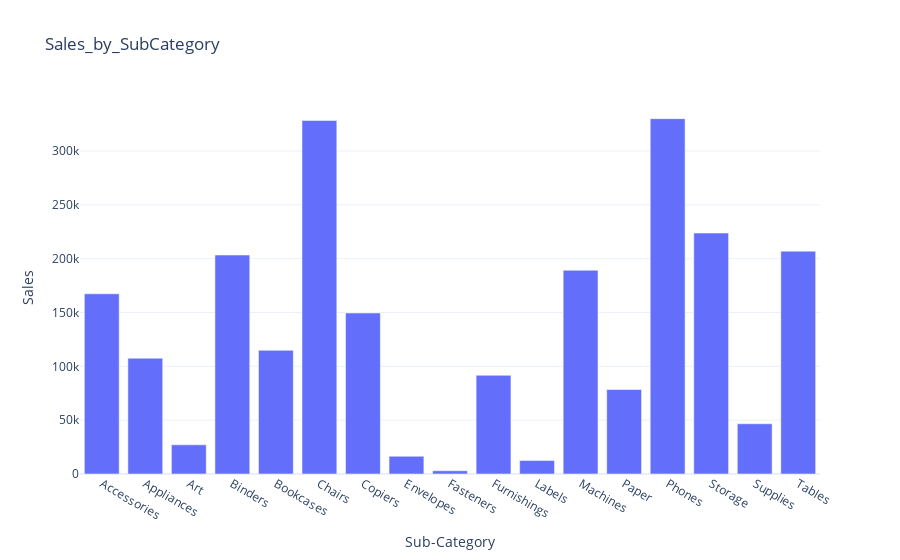

Here is the notebook cell this chart was saved with:
### Code cell
sales_by_subcategory=data.groupby('Sub-Category')['Sales'].sum().reset_index()
fig=px.bar(sales_by_subcategory,
           x='Sub-Category',
           y='Sales',
           title='Sales_by_SubCategory')
fig.show()

### Figure 1 — Plotly figure (JSON) as saved in the notebook; plotly's stock layout.template omitted (floating-point values rounded to 4 significant figures)
{"data": [{"alignmentgroup": "True", "hovertemplate": "Sub-Category=%{x}<br>Sales=%{y}<extra></extra>", "legendgroup": "", "marker": {"color": "#636efa", "pattern": {"shape": ""}}, "name": "", "offsetgroup": "", "orientation": "v", "showlegend": false, "textposition": "auto", "type": "bar", "x": ["Accessories", "Appliances", "Art", "Binders", "Bookcases", "Chairs", "Copiers", "Envelopes", "Fasteners", "Furnishings", "Labels", "Machines", "Paper", "Phones", "Storage", "Supplies", "Tables"], "xaxis": "x", "y": [167400.0, 107500.0, 27120.0, 203400.0, 114900.0, 328400.0, 149500.0, 16480.0, 3024.0, 91710.0, 12490.0, 189200.0, 78480.0, 330000.0, 223800.0, 46670.0, 207000.0], "yaxis": "y"}], "layout": {"autosize": true, "barmode": "relative", "legend": {"tracegroupgap": 0}, "title": {"text": "Sales_by_SubCategory"}, "xaxis": {"anchor": "y", "autorange": true, "domain": [0, 1], "range": [-0.5, 16.5], "title": {"text": "Sub-Category"}, "type": "category"}, "yaxis": {"anchor": "x", "autorange": true, "domain": [0, 1], "range": [0, 347400.0], "title": {"text": "Sales"}, "type": "linear"}}}
